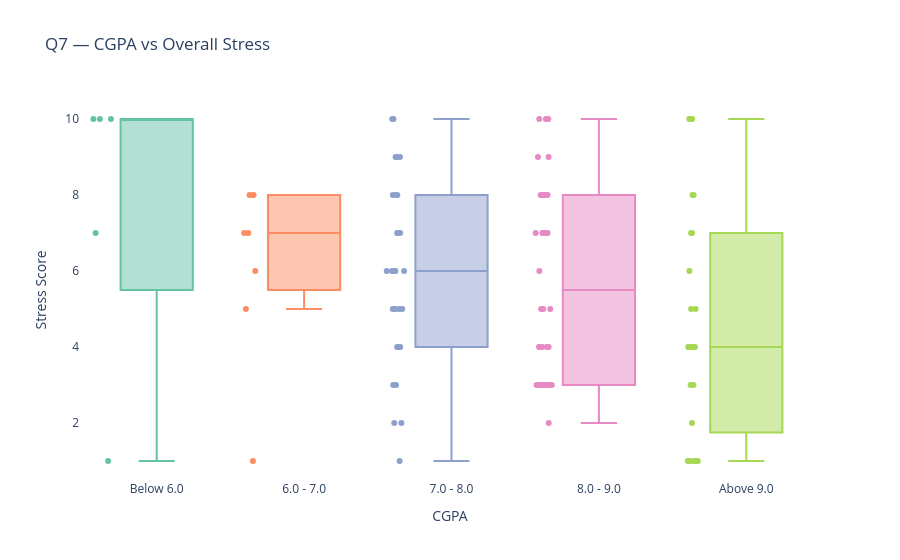

Notebook cell for this chart:
### Markdown cell above
#### Q7. Do high CGPA students stress more or less — does academic performance protect against stress?

### Code cell
cgpa_order = ['Below 6.0','6.0 - 7.0','7.0 - 8.0','8.0 - 9.0','Above 9.0']

fig = px.box(df, x='CGPA', y='Overall_Stress',
             category_orders={'CGPA': cgpa_order},
             color='CGPA',
             title='Q7 — CGPA vs Overall Stress',
             labels={'Overall_Stress': 'Stress Score'},
             points='all',
             color_discrete_sequence=px.colors.qualitative.Set2)

fig.update_layout(showlegend=False,
                  plot_bgcolor='white',
                  paper_bgcolor='white')
fig.show()

### Figure 1 — Plotly figure (JSON) as saved in the notebook; plotly's stock layout.template omitted (floating-point values rounded to 4 significant figures)
{"data": [{"alignmentgroup": "True", "boxpoints": "all", "hovertemplate": "CGPA=%{x}<br>Stress Score=%{y}<extra></extra>", "legendgroup": "Below 6.0", "marker": {"color": "rgb(102,194,165)"}, "name": "Below 6.0", "notched": false, "offsetgroup": "Below 6.0", "orientation": "v", "showlegend": true, "type": "box", "x": ["Below 6.0", "Below 6.0", "Below 6.0", "Below 6.0", "Below 6.0"], "x0": " ", "xaxis": "x", "y": [1, 10, 10, 10, 7], "y0": " ", "yaxis": "y"}, {"alignmentgroup": "True", "boxpoints": "all", "hovertemplate": "CGPA=%{x}<br>Stress Score=%{y}<extra></extra>", "legendgroup": "6.0 - 7.0", "marker": {"color": "rgb(252,141,98)"}, "name": "6.0 - 7.0", "notched": false, "offsetgroup": "6.0 - 7.0", "orientation": "v", "showlegend": true, "type": "box", "x": ["6.0 - 7.0", "6.0 - 7.0", "6.0 - 7.0", "6.0 - 7.0", "6.0 - 7.0", "6.0 - 7.0", "6.0 - 7.0", "6.0 - 7.0"], "x0": " ", "xaxis": "x", "y": [7, 7, 8, 5, 8, 1, 8, 6], "y0": " ", "yaxis": "y"}, {"alignmentgroup": "True", "boxpoints": "all", "hovertemplate": "CGPA=%{x}<br>Stress Score=%{y}<extra></extra>", "legendgroup": "7.0 - 8.0", "marker": {"color": "rgb(141,160,203)"}, "name": "7.0 - 8.0", "notched": false, "offsetgroup": "7.0 - 8.0", "orientation": "v", "showlegend": true, "type": "box", "x": ["7.0 - 8.0", "7.0 - 8.0", "7.0 - 8.0", "7.0 - 8.0", "7.0 - 8.0", "7.0 - 8.0", "7.0 - 8.0", "7.0 - 8.0", "7.0 - 8.0", "7.0 - 8.0", "7.0 - 8.0", "7.0 - 8.0", "7.0 - 8.0", "7.0 - 8.0", "7.0 - 8.0", "7.0 - 8.0", "7.0 - 8.0", "7.0 - 8.0", "7.0 - 8.0", "7.0 - 8.0", "7.0 - 8.0", "7.0 - 8.0", "7.0 - 8.0", "7.0 - 8.0", "7.0 - 8.0", "7.0 - 8.0", "7.0 - 8.0", "7.0 - 8.0", "7.0 - 8.0", "7.0 - 8.0"], "x0": " ", "xaxis": "x", "y": [5, 4, 7, 6, 8, 3, 8, 6, 7, 10, 2, 5, 5, 4, 6, 9, 1, 5, 6, 2, 3, 8, 9, 7, 6, 10, 6, 4, 9, 5], "y0": " ", "yaxis": "y"}, {"alignmentgroup": "True", "boxpoints": "all", "hovertemplate": "CGPA=%{x}<br>Stress Score=%{y}<extra></extra>", "legendgroup": "8.0 - 9.0", "marker": {"color": "rgb(231,138,195)"}, "name": "8.0 - 9.0", "notched": false, "offsetgroup": "8.0 - 9.0", "orientation": "v", "showlegend": true, "type": "box", "x": ["8.0 - 9.0", "8.0 - 9.0", "8.0 - 9.0", "8.0 - 9.0", "8.0 - 9.0", "8.0 - 9.0", "8.0 - 9.0", "8.0 - 9.0", "8.0 - 9.0", "8.0 - 9.0", "8.0 - 9.0", "8.0 - 9.0", "8.0 - 9.0", "8.0 - 9.0", "8.0 - 9.0", "8.0 - 9.0", "8.0 - 9.0", "8.0 - 9.0", "8.0 - 9.0", "8.0 - 9.0", "8.0 - 9.0", "8.0 - 9.0", "8.0 - 9.0", "8.0 - 9.0", "8.0 - 9.0", "8.0 - 9.0", "8.0 - 9.0", "8.0 - 9.0", "8.0 - 9.0", "8.0 - 9.0", "8.0 - 9.0", "8.0 - 9.0", "8.0 - 9.0", "8.0 - 9.0"], "x0": " ", "xaxis": "x", "y": [9, 9, 8, 8, 7, 3, 3, 6, 3, 3, 7, 10, 8, 3, 8, 5, 2, 4, 8, 4, 3, 10, 5, 4, 7, 4, 4, 7, 3, 10, 5, 7, 7, 3], "y0": " ", "yaxis": "y"}, {"alignmentgroup": "True", "boxpoints": "all", "hovertemplate": "CGPA=%{x}<br>Stress Score=%{y}<extra></extra>", "legendgroup": "Above 9.0", "marker": {"color": "rgb(166,216,84)"}, "name": "Above 9.0", "notched": false, "offsetgroup": "Above 9.0", "orientation": "v", "showlegend": true, "type": "box", "x": ["Above 9.0", "Above 9.0", "Above 9.0", "Above 9.0", "Above 9.0", "Above 9.0", "Above 9.0", "Above 9.0", "Above 9.0", "Above 9.0", "Above 9.0", "Above 9.0", "Above 9.0", "Above 9.0", "Above 9.0", "Above 9.0", "Above 9.0", "Above 9.0", "Above 9.0", "Above 9.0", "Above 9.0", "Above 9.0", "Above 9.0", "Above 9.0", "Above 9.0"], "x0": " ", "xaxis": "x", "y": [4, 10, 1, 4, 8, 6, 1, 3, 3, 2, 1, 1, 4, 5, 8, 4, 4, 7, 10, 7, 5, 10, 1, 4, 1], "y0": " ", "yaxis": "y"}], "layout": {"boxmode": "overlay", "legend": {"title": {"text": "CGPA"}, "tracegroupgap": 0}, "paper_bgcolor": "white", "plot_bgcolor": "white", "showlegend": false, "title": {"text": "Q7 — CGPA vs Overall Stress"}, "xaxis": {"anchor": "y", "categoryarray": ["Below 6.0", "6.0 - 7.0", "7.0 - 8.0", "8.0 - 9.0", "Above 9.0"], "categoryorder": "array", "domain": [0, 1], "title": {"text": "CGPA"}}, "yaxis": {"anchor": "x", "domain": [0, 1], "title": {"text": "Stress Score"}}}}
